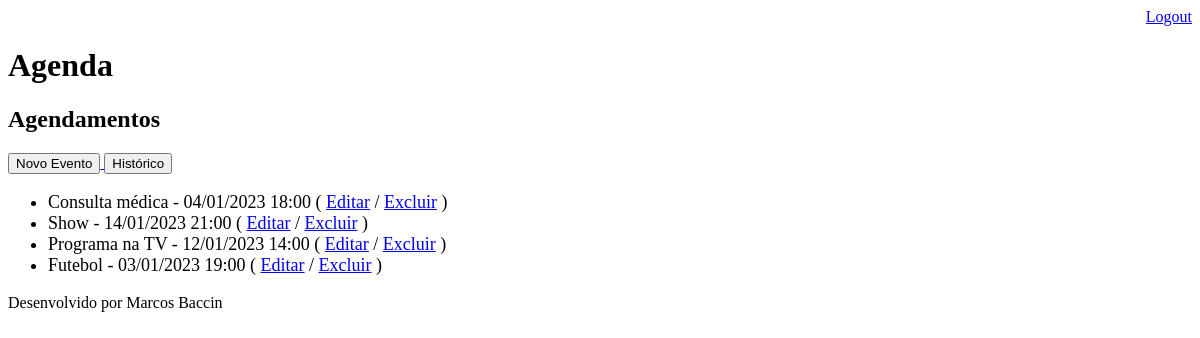
The app's page /agenda/ (signed in), older data.
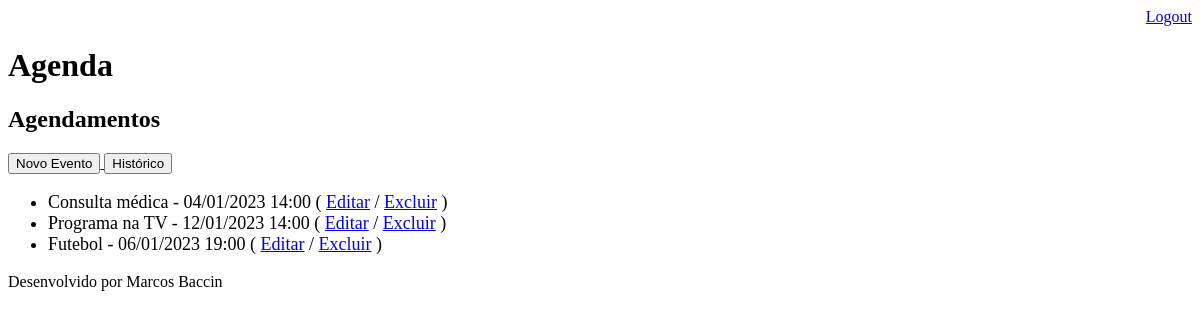
The same page, newer data.
### core/models.py (models this page shows, shortened)
class Evento(models.Model):
    titulo = models.CharField(max_length=100)
    local = models.CharField(max_length=100, blank=True, null=True)
    descricao = models.TextField(blank=True, null=True)
    data_evento = models.DateTimeField(verbose_name='Data do Evento')
    data_criacao = models.DateField(auto_now=True)
    usuario = models.ForeignKey(User, on_delete=models.CASCADE)
    class Meta:
        db_table = 'evento'
    def get_data_evento(self):
        return self.data_evento.strftime('%d/%m/%Y %H:%M')
    def get_evento_atrasado(self):
        if self.data_evento < datetime.now():
            return True
        else:
            return False
    def get_evento_a_comecar(self):
        if self.data_evento > datetime.now():
            dif = self.data_evento - datetime.now()
            if dif.total_seconds() / 3600 <= 1:
                return True
        else:
            return False

### core/views.py (the view)
# urls.py: path('agenda/', views.lista_eventos),
@login_required(login_url='/login/')
def lista_eventos(request):
    usuario = request.user
    data_atual = datetime.now() - timedelta(hours=1)
    evento = Evento.objects.filter(usuario=usuario,
                                   data_evento__gt=data_atual)
    dados = {'eventos': evento}
    return render(request, 'agenda.html', dados)

### templates/agenda.html (shortened to what this page needs)
{% extends "model-page.html" %}
{% block content %}
    <h2>Agendamentos</h2>
    <a href="evento/">
        <button type="button">Novo Evento</button>
    </a>
    <a href="historico/">
        <button type="button">Histórico</button>
    </a>
    <ul style="font-size: 18px">
        {% for evento in eventos %}
            <li>
                <div style=
                           >
                    {{ evento.titulo }} - {{ evento.get_data_evento }}
                    ( <a href="evento/?id={{ evento.id }}">Editar</a>
                    / <a href="evento/delete/{{ evento.id }}/">Excluir</a> )
                </div>
            </li>
        {% endfor %}
    </ul>
{% endblock %}

### templates/model-page.html (shortened to what this page needs)
<!DOCTYPE html>
<html lang="en">
<head>
    {% include "model-header.html" %}
</head>
<body>
    {% block content %}{% endblock %}
    {% include "model-footer.html" %}
</body>
</html>

### templates/model-header.html (shortened to what this page needs)
<div align="right">
    <a href="/logout">Logout</a>
</div>
<h1>Agenda</h1>

### templates/model-footer.html
<p>Desenvolvido por Marcos Baccin</p>

Row changes from the older to the newer data that the page shows:
removed Evento: titulo "Show", get_data_evento "14/01/2023 21:00"
changed Evento "Consulta médica": get_data_evento "04/01/2023 18:00" → "04/01/2023 14:00"
changed Evento "Futebol": get_data_evento "03/01/2023 19:00" → "06/01/2023 19:00"
